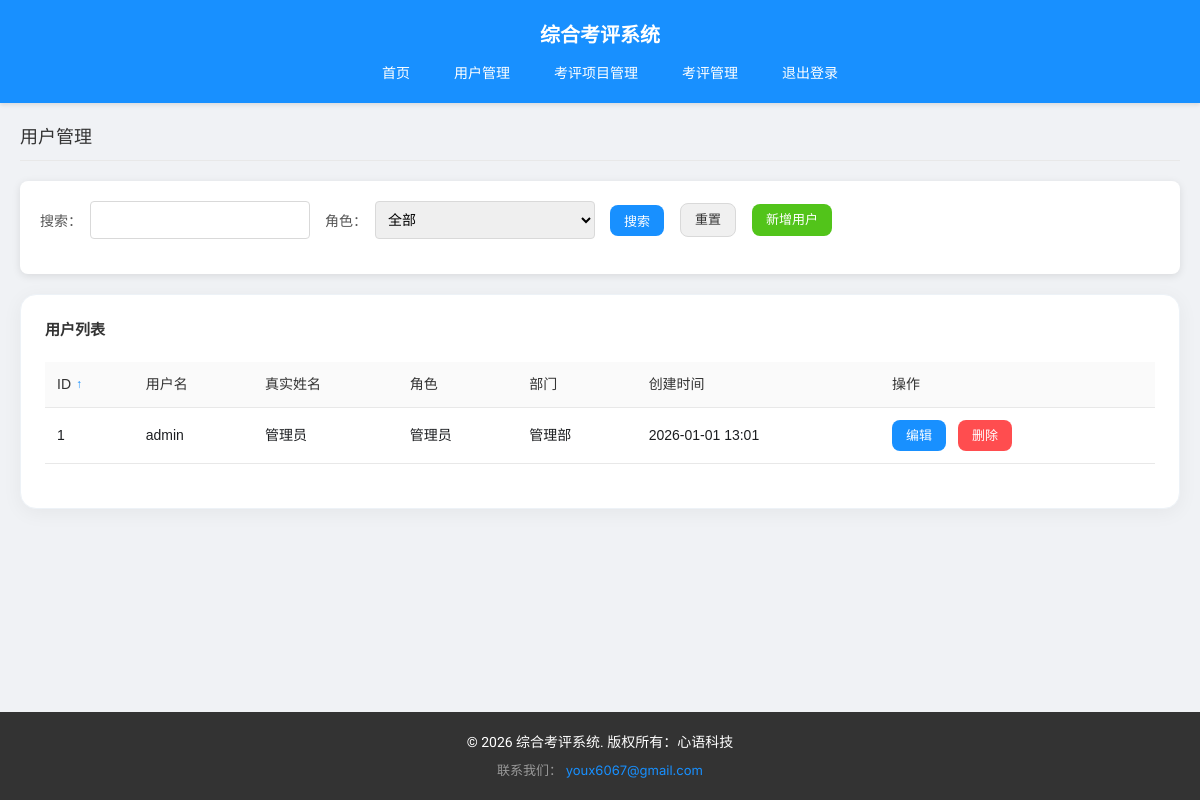
/admin/user_management.php (signed in), run on the app's committed database.
### tables this page shows
CREATE TABLE IF NOT EXISTS users (
    id INT AUTO_INCREMENT PRIMARY KEY,
    username VARCHAR(50) NOT NULL UNIQUE,
    password VARCHAR(255) NOT NULL,
    realname VARCHAR(50) NOT NULL,
    role ENUM('admin', 'teacher', 'student') NOT NULL,
    department VARCHAR(100) NOT NULL,
    created_at DATETIME DEFAULT CURRENT_TIMESTAMP
);

### includes/functions.php (called while the page is built, shortened)
<?php
require_once 'db.php';
function is_logged_in()
{
    return isset($_SESSION['user_id']);
}
function get_logged_in_user()
{
    if (is_logged_in()) {
        global $pdo;
        $stmt = $pdo->prepare("SELECT * FROM users WHERE id = ?");
        $stmt->execute([$_SESSION['user_id']]);
        return $stmt->fetch();
    }
    return null;
}
function check_permission($role)
{
    $user = get_logged_in_user();
}

### admin/user_management.php (the view, shortened to what this page needs)
<?php
require_once '../includes/functions.php';
check_permission('admin');
$search = isset($_GET['search']) ? $_GET['search'] : '';
$role = isset($_GET['role']) ? $_GET['role'] : '';
$page = isset($_GET['page']) ? (int)$_GET['page'] : 1;
$limit = 10;
$where = [];
$where_clause = $where ? "WHERE " . implode(" AND ", $where) : "";
$sort = isset($_GET['sort']) ? $_GET['sort'] : 'id';
$order = isset($_GET['order']) ? $_GET['order'] : 'ASC';
$order = strtoupper($order) === 'ASC' ? 'ASC' : 'DESC';
$offset = ($page - 1) * $limit;
global $pdo;
$stmt = $pdo->prepare("SELECT * FROM users $where_clause ORDER BY $sort $order LIMIT ? OFFSET ?");
$select_params = [];
$select_params[] = $limit;
$select_params[] = $offset;
$stmt->execute($select_params);
$users = $stmt->fetchAll();
?>
<?php include '../includes/header.php'; ?>
<div class="page-title">
    用户管理
</div>
<div class="filter-container">
    <form method="GET" action="user_management.php">
        <div class="filter-row">
            <div class="filter-item">
                <label for="search">搜索：</label>
                <input type="text" id="search" name="search" value="<?php echo $search; ?>">
            </div>
            <div class="filter-item">
                <label for="role">角色：</label>
                <select id="role" name="role">
                    <option value="">全部</option>
                </select>
            </div>
            <div class="filter-item">
                <button type="submit" class="btn btn-primary">搜索</button>
                <a href="user_management.php" class="btn btn-default">重置</a>
                <a href="add_user.php" class="btn btn-success">新增用户</a>
            </div>
        </div>
    </form>
</div>
<div class="card">
    <div class="card-header">
        <h3 class="card-title">用户列表</h3>
    </div>
    <div class="card-body">
        <div class="table-container">
            <table class="sortable-table">
                <thead>
                    <tr>
                        <th>
                            <a href="?search=<?php echo $search; ?>&role=<?php echo $role; ?>&sort=id&order=<?php echo $order === 'ASC' ? 'DESC' : 'ASC'; ?>" class="sort-link <?php echo $sort === 'id' ? 'active' : ''; ?>">
                                ID
                                <span class="sort-arrow"><?php echo $sort === 'id' && $order === 'ASC' ? '↑' : '↓'; ?></span>
                            </a>
                        </th>
                        <th>用户名</th>
                        <th>真实姓名</th>
                        <th>角色</th>
                        <th>部门</th>
                        <th>创建时间</th>
                        <th>操作</th>
                    </tr>
                </thead>
                <tbody>
                    <?php if (empty($users)): ?>
                        <tr>
                            <td colspan="7" style="text-align: center; padding: 20px;">暂无用户数据</td>
                        </tr>
                    <?php else: ?>
                        <?php foreach ($users as $user): ?>
                            <tr>
                                <td><?php echo $user['id']; ?></td>
                                <td><?php echo $user['username']; ?></td>
                                <td><?php echo $user['realname']; ?></td>
                                <td>
                                    <?php
                                    $role_text = [
                                        'admin' => '管理员',
                                        'teacher' => '教师',
                                        'student' => '学生'
                                    ];
                                    echo $role_text[$user['role']];
                                    ?>
                                </td>
                                <td><?php echo $user['department']; ?></td>
                                <td><?php echo date('Y-m-d H:i', strtotime($user['created_at'])); ?></td>
                                <td>
                                    <a href="edit_user.php?id=<?php echo $user['id']; ?>" class="btn btn-primary">编辑</a>
                                    <a href="delete_user.php?id=<?php echo $user['id']; ?>" class="btn btn-danger" onclick="return confirmDelete('确定要删除用户 <?php echo $user['realname']; ?> 吗？')">删除</a>
                                </td>
                            </tr>
                        <?php endforeach; ?>
                    <?php endif; ?>
                </tbody>
            </table>
        </div>
    </div>
</div>
<?php include '../includes/footer.php'; ?>

### css/style.css (style rules this page uses)
* { margin: 0; padding: 0; box-sizing: border-box; }
body { font-family: 'Inter', system-ui, -apple-system, sans-serif; background-color: #f0f2f5; color: #1c1e21; line-height: 1.5; font-size: 14px; display: flex; flex-direction: column; min-height: 100vh; }
table, .form-group input, .form-col input { font-family: 'Noto Sans SC', sans-serif; }
.stat-number, .notification-date, footer p, .btn { font-family: 'Roboto', 'Noto Sans SC', sans-serif; }
.page-title { font-size: 18px; color: #333; margin-bottom: 20px; padding-bottom: 10px; border-bottom: 1px solid #e8e8e8; }
.card { background-color: white; border-radius: 16px; box-shadow: 0 4px 20px rgba(0, 0, 0, 0.05); padding: 24px; margin-bottom: 24px; border: 1px solid #edf2f7; transition: transform 0.3s ease; }
.card-header { display: flex; justify-content: space-between; align-items: center; margin-bottom: 20px; }
.card-title { font-family: 'Montserrat', sans-serif; font-size: 15px; color: #333; font-weight: 600; }
.btn { display: inline-flex; align-items: center; padding: 6px 14px; border: none; border-radius: 8px; font-size: 13px; font-weight: 500; cursor: pointer; text-decoration: none; transition: all 0.3s cubic-bezier(0.4, 0, 0.2, 1); margin-right: 8px; white-space: nowrap; }
.btn-primary { background-color: #1890ff; color: white; }
.btn-success { background-color: #52c41a; color: white; }
.btn-danger { background-color: #ff4d4f; color: white; }
.btn-default { background-color: #f0f0f0; color: #333; border: 1px solid #d9d9d9; }
.table-container { overflow-x: auto; }
table { width: 100%; border-collapse: collapse; margin-bottom: 20px; }
th, td { padding: 12px; text-align: left; border-bottom: 1px solid #e8e8e8; }
th { background-color: #fafafa; font-weight: 500; color: #333; }
.sortable-table th { cursor: pointer; user-select: none; }
.filter-container { background-color: white; padding: 20px; border-radius: 8px; box-shadow: 0 2px 8px rgba(0, 0, 0, 0.1); margin-bottom: 20px; }
.filter-row { display: flex; gap: 20px; margin-bottom: 15px; flex-wrap: wrap; }
.filter-item { display: flex; align-items: center; gap: 8px; }
.filter-item label { color: #555; font-weight: 500; }
.filter-item input, .filter-item select { padding: 8px; border: 1px solid #d9d9d9; border-radius: 4px; font-size: 14px; }
.filter-item { position: relative; display: flex; align-items: center; }
.filter-item input[type="text"], .filter-item select { width: 220px; box-sizing: border-box; height: 38px; }
.filter-row { align-items: center; gap: 15px; }
.sort-link { color: #333; text-decoration: none; display: inline-flex; align-items: center; gap: 5px; }
.sort-arrow { font-size: 12px; color: #999; }
.sort-link.active .sort-arrow { color: #1890ff; font-weight: bold; }

### data on the page
users: id "1", username "admin", realname "管理员", role "管理员", department "管理部", created_at "2026-01-01 13:01"
